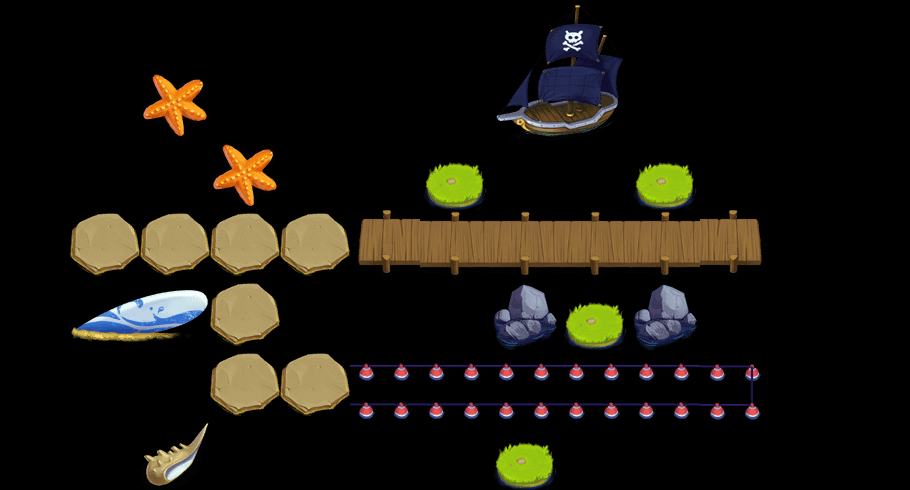

The image is a tile-based game level rendered from a .tmx file. Its description and source (layers, tilesets, objects; grid data summarised) follow:
An orthogonal 13x7 tile map with 70x70 px tiles, 2 tile layers (content, things) and 49 objects (38x water, 4x waterTowerSeat, way1_0, way1_1, way2_0, ...).

<map version="1.0" orientation="orthogonal" width="13" height="7" tilewidth="70" tileheight="70">
 <tileset firstgid="1" name="theme1Tiles" tilewidth="70" tileheight="70" spacing="2" margin="2">
  <image source="theme4Tiles.png" width="512" height="512" />
  <tile id="3">
   <properties>
    <property name="thingIdx" value="309" />
   </properties>
  </tile>
  <tile id="5">
   <properties>
    <property name="thingIdx" value="310" />
   </properties>
  </tile>
  <tile id="7">
   <properties>
    <property name="thingIdx" value="405" />
   </properties>
  </tile>
  <tile id="9">
   <properties>
    <property name="thingIdx" value="201" />
   </properties>
  </tile>
  <tile id="10">
   <properties>
    <property name="thingIdx" value="308" />
   </properties>
  </tile>
  <tile id="12">
   <properties>
    <property name="thingIdx" value="121" />
   </properties>
  </tile>
  <tile id="13">
   <properties>
    <property name="thingIdx" value="122" />
   </properties>
  </tile>
  <tile id="15">
   <properties>
    <property name="thingIdx" value="120" />
   </properties>
  </tile>
  <tile id="16">
   <properties>
    <property name="thingIdx" value="123" />
   </properties>
  </tile>
  <tile id="17">
   <properties>
    <property name="thingIdx" value="101" />
   </properties>
  </tile>
  <tile id="19">
   <properties>
    <property name="way" value="1" />
   </properties>
  </tile>
  <tile id="20">
   <properties>
    <property name="way" value="1" />
   </properties>
  </tile>
  <tile id="21">
   <properties>
    <property name="way" value="1" />
   </properties>
  </tile>
  <tile id="22">
   <properties>
    <property name="way" value="1" />
   </properties>
  </tile>
  <tile id="23">
   <properties>
    <property name="way" value="1" />
   </properties>
  </tile>
  <tile id="24">
   <properties>
    <property name="way" value="1" />
   </properties>
  </tile>
  <tile id="25">
   <properties>
    <property name="way" value="1" />
   </properties>
  </tile>
  <tile id="26">
   <properties>
    <property name="way" value="1" />
   </properties>
  </tile>
  <tile id="27">
   <properties>
    <property name="way" value="1" />
   </properties>
  </tile>
  <tile id="28">
   <properties>
    <property name="way" value="1" />
   </properties>
  </tile>
  <tile id="29">
   <properties>
    <property name="way" value="1" />
   </properties>
  </tile>
  <tile id="30">
   <properties>
    <property name="way" value="1" />
   </properties>
  </tile>
  <tile id="31">
   <properties>
    <property name="way" value="1" />
   </properties>
  </tile>
  <tile id="32">
   <properties>
    <property name="way" value="1" />
   </properties>
  </tile>
  <tile id="33">
   <properties>
    <property name="way" value="1" />
   </properties>
  </tile>
  <tile id="34">
   <properties>
    <property name="way" value="1" />
   </properties>
  </tile>
  <tile id="35">
   <properties>
    <property name="way" value="1" />
   </properties>
  </tile>
  <tile id="36">
   <properties>
    <property name="way" value="1" />
   </properties>
  </tile>
  <tile id="37">
   <properties>
    <property name="way" value="1" />
   </properties>
  </tile>
  <tile id="38">
   <properties>
    <property name="way" value="1" />
   </properties>
  </tile>
  <tile id="39">
   <properties>
    <property name="way" value="1" />
   </properties>
  </tile>
  <tile id="40">
   <properties>
    <property name="way" value="1" />
   </properties>
  </tile>
  <tile id="41">
   <properties>
    <property name="way" value="1" />
   </properties>
  </tile>
  <tile id="42">
   <properties>
    <property name="way" value="1" />
   </properties>
  </tile>
  <tile id="43">
   <properties>
    <property name="way" value="1" />
   </properties>
  </tile>
  <tile id="44">
   <properties>
    <property name="way" value="1" />
   </properties>
  </tile>
  <tile id="45">
   <properties>
    <property name="way" value="1" />
   </properties>
  </tile>
  <tile id="46">
   <properties>
    <property name="way" value="1" />
   </properties>
  </tile>
  <tile id="47">
   <properties>
    <property name="way" value="1" />
   </properties>
  </tile>
 </tileset>
 <layer name="content" width="13" height="7">
  <data>[91 cells, 19 non-empty, 5 distinct tile ids]</data>
 </layer>
 <layer name="things" width="13" height="7">
  <data>[91 cells, 15 non-empty, 10 distinct tile ids]</data>
 </layer>
 <objectgroup name="objs" width="13" height="7">
  <object name="way1_0" x="707" y="227" width="23" height="22" />
  <object name="way1_1" x="90" y="237" width="23" height="20" />
  <object name="way2_0" x="717" y="379" width="23" height="19" />
  <object name="way2_1" x="233" y="375" width="24" height="19" />
  <object name="way2_3" x="100" y="225" width="21" height="25" />
  <object name="waterTowerSeat" x="588" y="301" width="27" height="23" />
  <object name="waterTowerSeat" x="516" y="439" width="27" height="23" />
  <object name="water" x="378" y="29" width="24" height="22" />
  <object name="water" x="444" y="30" width="24" height="22" />
  <object name="water" x="513" y="29" width="24" height="22" />
  <object name="water" x="592" y="29" width="24" height="22" />
  <object name="water" x="655" y="33" width="24" height="22" />
  <object name="water" x="731" y="34" width="24" height="22" />
  <object name="water" x="794" y="32" width="24" height="22" />
  <object name="water" x="793" y="240" width="24" height="22" />
  <object name="water" x="720" y="305" width="24" height="22" />
  <object name="water" x="791" y="307" width="24" height="22" />
  <object name="water" x="792" y="378" width="24" height="22" />
  <object name="water" x="796" y="447" width="24" height="22" />
  <object name="water" x="725" y="447" width="24" height="22" />
  <object name="water" x="653" y="448" width="24" height="22" />
  <object name="water" x="583" y="447" width="24" height="22" />
  <object name="water" x="442" y="447" width="24" height="22" />
  <object name="water" x="438" y="308" width="24" height="22" />
  <object name="water" x="373" y="311" width="24" height="22" />
  <object name="water" x="373" y="156" width="24" height="22" />
  <object name="water" x="374" y="107" width="24" height="22" />
  <object name="water" x="440" y="99" width="24" height="22" />
  <object name="water" x="515" y="94" width="24" height="22" />
  <object name="water" x="587" y="99" width="24" height="22" />
  <object name="water" x="663" y="100" width="24" height="22" />
  <object name="way2_2" x="233" y="233" width="21" height="17" />
  <object name="water" x="375" y="377" width="24" height="22" />
  <object name="water" x="442" y="378" width="24" height="22" />
  <object name="water" x="515" y="383" width="24" height="22" />
  <object name="water" x="585" y="380" width="24" height="22" />
  <object name="water" x="652" y="378" width="24" height="22" />
  <object name="water" x="726" y="100" width="24" height="22" />
  <object name="water" x="790" y="101" width="24" height="22" />
  <object name="waterTowerSeat" x="438" y="170" width="27" height="23" />
  <object name="waterTowerSeat" x="652" y="170" width="27" height="23" />
  <object name="water" x="505" y="303" width="24" height="22" />
  <object name="water" x="651" y="306" width="24" height="22" />
  <object name="water" x="514" y="167" width="24" height="22" />
  <object name="water" x="582" y="166" width="24" height="22" />
  <object name="water" x="723" y="165" width="24" height="22" />
  <object name="water" x="810" y="171" width="24" height="22" />
  <object name="water" x="378" y="454" width="24" height="22" />
  <object name="hero" x="305" y="233" width="20" height="17" />
 </objectgroup>
</map>
